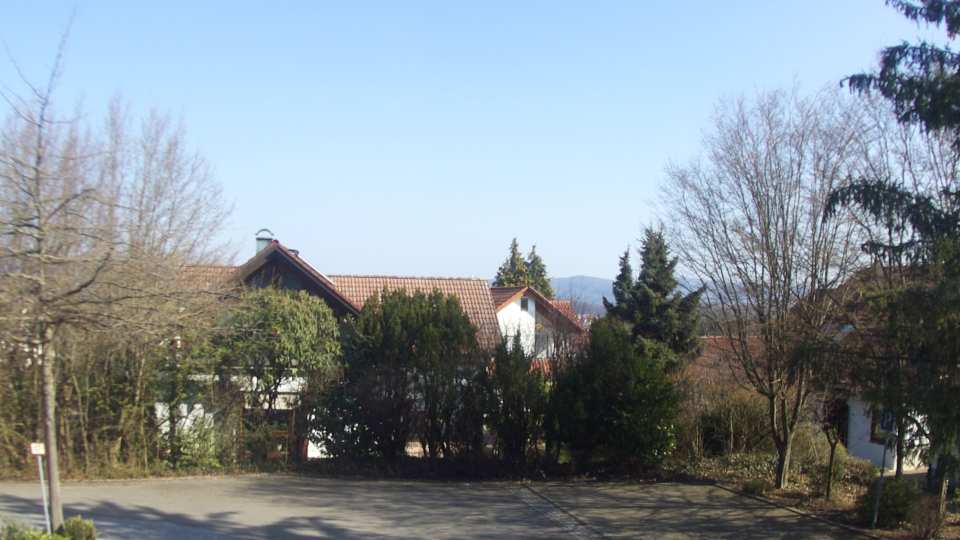
#> input picture img/img_identical/img_jpg_ex1.jpg, 1920 x 1080 px, found by its file name (shown at 1/2 size)
$ jupyter execute overlay_rectangle.ipynb   (shell and % lines are left out)
#> lines starting #> are read from the running program, lines starting #| are printed output that depends on the picture; after the words box and inside, x2 and y2 are one past the last pixel; in counts of white or black regions, pixels touching at a corner belong together
## Overlay Rectangle

### Creating test images

[cell 1]
import cv2
import numpy as np
from matplotlib import pyplot as plt
import time

#### loading image

loads image

displays properties {height, width, channels}
channels -> 3 for color image

split image into blue, green and red sub-images

##### note:

OpenCV reads color channel in order *{blue, green, red}* ;
reordering may be necessary to display image with imshow of matplotlib which expects different color order: *{red, green, blue}*)

[cell 2]
imgFile1 = "img/img_indentical/img_jpg_ex1.jpg"

# reindexing images read from opencv method : wanted color ordering: RGB
img1 = cv2.imread(imgFile1)
#> img1 is the input picture: shape (1080, 1920, 3); mean B, G, R 148.5, 142, 131.5
img2 = np.zeros_like(img1)
img2[:,:,:] = cv2.imread(imgFile1)[:,:,[2,1,0]]

img3 = np.ndarray.copy(img1)
img3[:,:,:] = img1[:,:,[2,1,0]]

height, width, channels = img1.shape
#> height = 1080; width = 1920; channels = 3
print(f"height: {height}; width: {width}; channels: {channels}")
#| height: 1080; width: 1920; channels: 3
height, width, channels = img2.shape
print(f"height: {height}; width: {width}; channels: {channels}")
#| height: 1080; width: 1920; channels: 3

[cell 3]
img1.dtype

[cell 4]
img2.dtype

[cell 5]
# overlaying a rectangle


cv2.rectangle(img1, [0, 0], [300, 400], (255, 0, 0), 3);
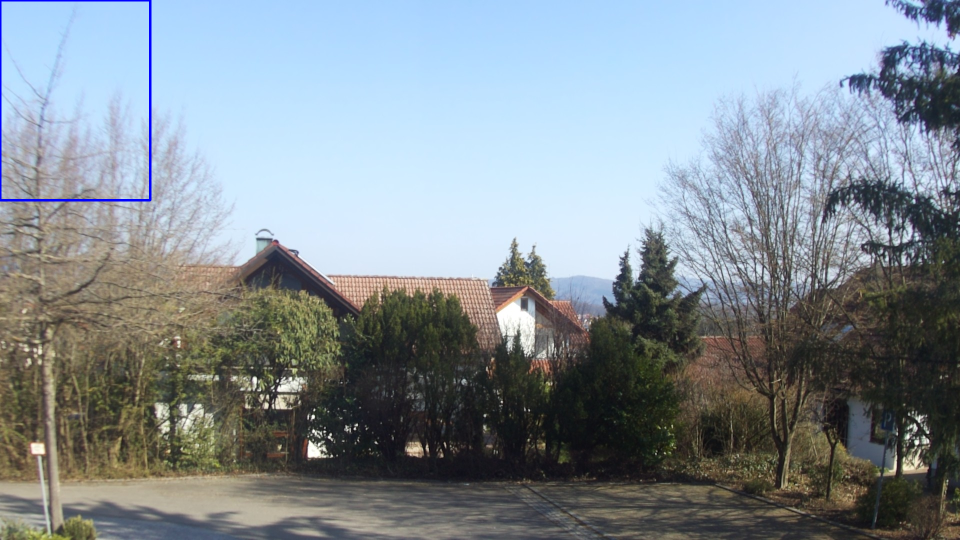
#> img1: shape (1080, 1920, 3) (shown at 1/2 size); 0.27% of pixels changed, all inside (x1, y1, x2, y2) = (0, 0, 303, 403)
cv2.rectangle(img2, [0, 0], [300, 400], (0, 255, 0), 3);
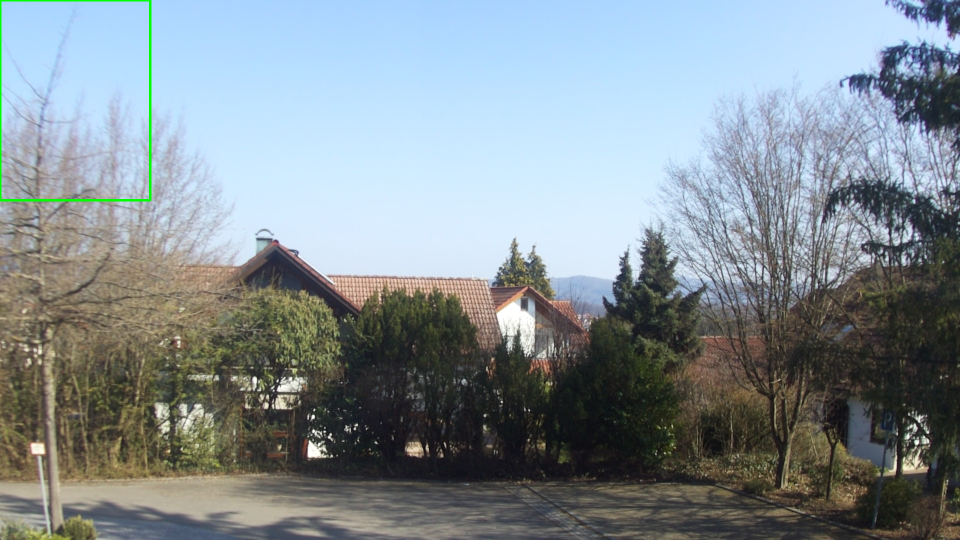
#> img2: shape (1080, 1920, 3) (shown at 1/2 size); mean R, G, B 131.1, 142.2, 147.9
cv2.rectangle(img3, [0, 0], [300, 400], (0, 0, 255), 3);
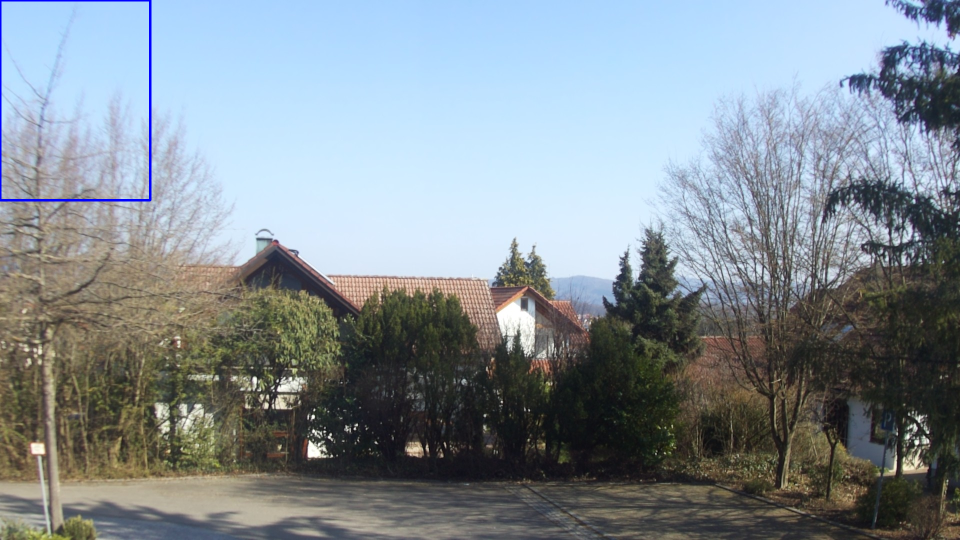
#> img3: shape (1080, 1920, 3) (shown at 1/2 size); mean R, G, B 131.1, 141.5, 148.6

[cell 6]
fig1 = plt.figure(1, figsize=[12, 8])
ax_f1_1 = fig1.add_subplot(1, 3, 1)
ax_f1_1.imshow(img1)
ax_f1_1.axis('off');

ax_f1_2 = fig1.add_subplot(1, 3, 2)
ax_f1_2.imshow(img2)
ax_f1_2.axis('off');

ax_f1_3 = fig1.add_subplot(1, 3, 3)
ax_f1_3.imshow(img3)
ax_f1_3.axis('off');
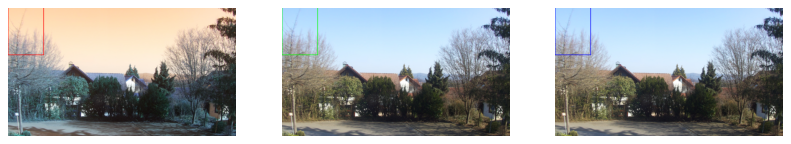
#> figure drawn by matplotlib, 3 panels; B, G, R data is drawn as R, G, B
